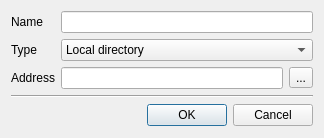
<?xml version="1.0" encoding="UTF-8"?>
<ui version="4.0">
 <class>EditResourceLocationDialog</class>
 <widget class="QDialog" name="EditResourceLocationDialog">
  <property name="geometry">
   <rect>
    <x>0</x>
    <y>0</y>
    <width>324</width>
    <height>138</height>
   </rect>
  </property>
  <property name="windowTitle">
   <string>Edit resource location</string>
  </property>
  <layout class="QGridLayout" name="gridLayout">
   <item row="0" column="0">
    <widget class="QLabel" name="label_2">
     <property name="text">
      <string>Name</string>
     </property>
    </widget>
   </item>
   <item row="0" column="1" colspan="2">
    <widget class="QLineEdit" name="nameEdit"/>
   </item>
   <item row="1" column="0">
    <widget class="QLabel" name="label">
     <property name="text">
      <string>Type</string>
     </property>
    </widget>
   </item>
   <item row="1" column="1" colspan="2">
    <widget class="QComboBox" name="typeComboBox">
     <property name="currentIndex">
      <number>1</number>
     </property>
     <item>
      <property name="text">
       <string>Unknown</string>
      </property>
     </item>
     <item>
      <property name="text">
       <string>Local directory</string>
      </property>
     </item>
     <item>
      <property name="text">
       <string>Web resource</string>
      </property>
     </item>
    </widget>
   </item>
   <item row="2" column="0">
    <widget class="QLabel" name="label_3">
     <property name="text">
      <string>Address</string>
     </property>
    </widget>
   </item>
   <item row="2" column="1">
    <widget class="QLineEdit" name="addressEdit"/>
   </item>
   <item row="2" column="2">
    <widget class="QToolButton" name="browseDirectoryButton">
     <property name="text">
      <string>...</string>
     </property>
    </widget>
   </item>
   <item row="4" column="0" colspan="3">
    <widget class="QDialogButtonBox" name="buttonBox">
     <property name="orientation">
      <enum>Qt::Horizontal</enum>
     </property>
     <property name="standardButtons">
      <set>QDialogButtonBox::Cancel|QDialogButtonBox::Ok</set>
     </property>
    </widget>
   </item>
   <item row="3" column="0" colspan="3">
    <widget class="Line" name="line">
     <property name="orientation">
      <enum>Qt::Horizontal</enum>
     </property>
    </widget>
   </item>
  </layout>
 </widget>
 <resources/>
 <connections>
  <connection>
   <sender>buttonBox</sender>
   <signal>accepted()</signal>
   <receiver>EditResourceLocationDialog</receiver>
   <slot>accept()</slot>
   <hints>
    <hint type="sourcelabel">
     <x>248</x>
     <y>254</y>
    </hint>
    <hint type="destinationlabel">
     <x>157</x>
     <y>274</y>
    </hint>
   </hints>
  </connection>
  <connection>
   <sender>buttonBox</sender>
   <signal>rejected()</signal>
   <receiver>EditResourceLocationDialog</receiver>
   <slot>reject()</slot>
   <hints>
    <hint type="sourcelabel">
     <x>316</x>
     <y>260</y>
    </hint>
    <hint type="destinationlabel">
     <x>286</x>
     <y>274</y>
    </hint>
   </hints>
  </connection>
 </connections>
</ui>
